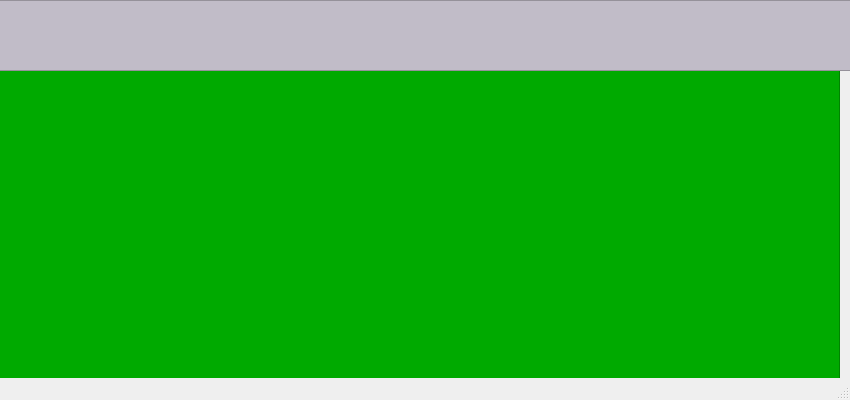
<?xml version="1.0" encoding="UTF-8"?>
<ui version="4.0">
 <class>MainWindow</class>
 <widget class="QMainWindow" name="MainWindow">
  <property name="geometry">
   <rect>
    <x>0</x>
    <y>0</y>
    <width>850</width>
    <height>400</height>
   </rect>
  </property>
  <property name="windowTitle">
   <string>MainWindow</string>
  </property>
  <widget class="QWidget" name="centralwidget">
   <widget class="QGraphicsView" name="graphicsView">
    <property name="geometry">
     <rect>
      <x>-10</x>
      <y>59</y>
      <width>850</width>
      <height>341</height>
     </rect>
    </property>
    <property name="styleSheet">
     <string notr="true">background-color: rgb(0, 170, 0);</string>
    </property>
   </widget>
   <widget class="QGraphicsView" name="graphicsView_2">
    <property name="geometry">
     <rect>
      <x>-5</x>
      <y>0</y>
      <width>1300</width>
      <height>71</height>
     </rect>
    </property>
    <property name="styleSheet">
     <string notr="true">background-color: rgb(193, 188, 200);</string>
    </property>
   </widget>
  </widget>
  <widget class="QMenuBar" name="menubar">
   <property name="geometry">
    <rect>
     <x>0</x>
     <y>0</y>
     <width>850</width>
     <height>21</height>
    </rect>
   </property>
  </widget>
  <widget class="QStatusBar" name="statusbar"/>
 </widget>
 <resources/>
 <connections/>
</ui>
